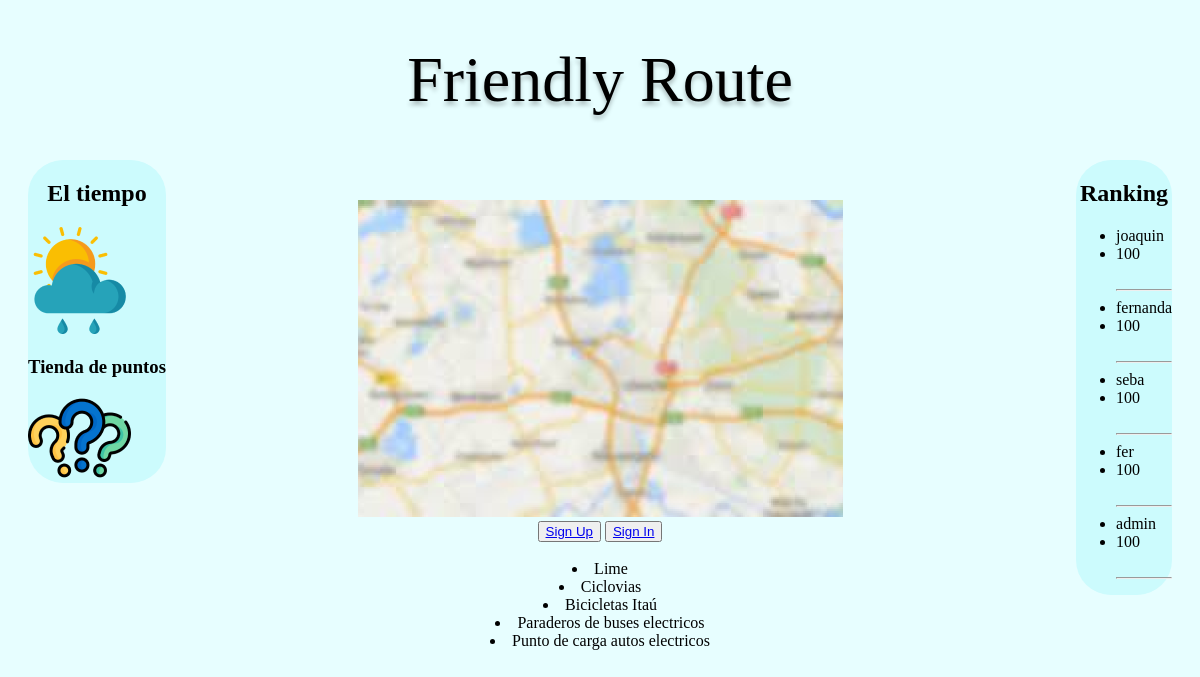
Before: / with the older database file.
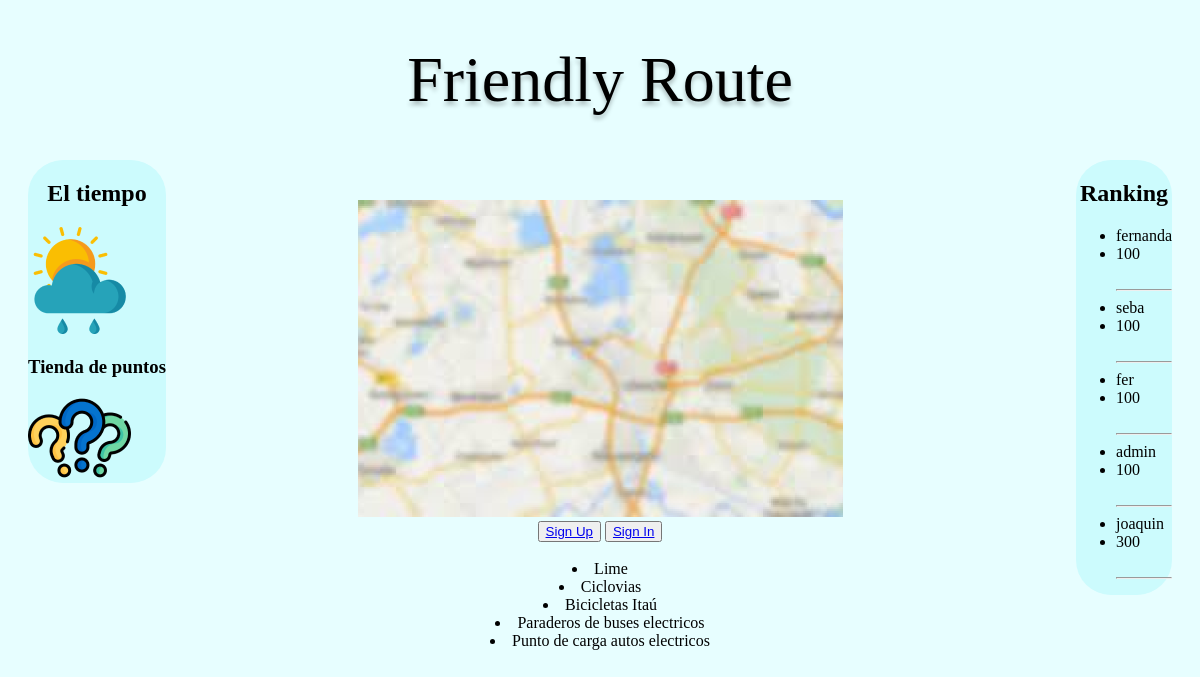
After: the same page with the newer database file.
### Intro/models.py (models this page shows)
class CustomUser(AbstractUser):
    puntos = models.PositiveIntegerField(default=100)

### Intro/views.py (the view)
# urls.py: path('', views.home, name='home'),
def home(request):
    usuarios = CustomUser.objects.all().order_by("puntos")
    print(usuarios)
    return render(request, 'home.html', {'usuarios': usuarios})

### Intro/templates/home.html (shortened to what this page needs)
{% load static %}
<!DOCTYPE html>
<html lang="es">
<head>
    <link rel = "stylesheet" href = "/static/css/home.css"/>
</head>
<body>
    <h1 class ="Titulo">Friendly Route</h1>
    <div class="bloque1">
        <h2 style="text-align: center;">El tiempo</h2>
        <img src="static/images/Rectangle_3.png" alt="">
        <h3 style="text-align: center;"> Tienda de puntos</h3>
        <img src="static/images/Rectangle_4.png" alt="">
    </div>
    <div class="bloque2">
        <h2 style="text-align: center;">Ranking</h2>
        <ul>
            {% for item in usuarios %}
            <li>{{ item.username }}</li>
            <li>{{ item.puntos }}</li>
            <br><hr>
            {% endfor %}
        </ul>
    </div>
    {% if user.is_authenticated %}
    <div class="bloque3">
        <link rel="stylesheet" type="text/css" href="https://unpkg.com/leaflet/dist/leaflet.css"/>
        <script src="https://unpkg.com/leaflet/dist/leaflet.js"></script>
        <link rel="stylesheet" type="text/css" href="/static/css/mapa.css">
        <div id="map"></div>
        <script src="/static/js/mapa.js"></script>
        <br>
        <button type="submit"> <a href="/signout">Sign Out</a></button>
        <li>
            Que gusto verte denuevo!!
            <button type="submit"><a href="/perfil">{{ user.username }}</a></button>
        </li>
        <div class="row d-flex justify-content-center align-items-center h-100">
            <div class="col-12 col-md-8 col-lg-6 col-xl-5">
              <div class="card bg-info text-white" style="border-radius: 1rem;">
                <div class="card-body p-4 text-center">
                    <BR clear="left">
                        <div class="row d-flex justify-content align-items>
                            <ul2 class="Lista_2">
                                <li>Lime</li>
                                <li>Ciclovias</li>
                                <li>Bicicletas Itaú</li>
                                <li>Paraderos de buses electricos</li>
                                <li>Punto de carga autos electricos</li>
                            </ul2>
                        </div>
                    <BR>
                </div>
              </div>
            </div>
    </div>
    {% else %}
    <div align="center">
        <div class="blurry">
            <img src="static/images/Rectangle_2.png" alt="">
            <div>
                <button type="submit"> <a href="/signup">Sign Up</a></button>
                <button type="submit"> <a href="/accounts/login">Sign In</a></button>
                <div class="row d-flex justify-content-center align-items-center h-100">
                    <div class="col-12 col-md-8 col-lg-6 col-xl-5">
                      <div class="card bg-info text-white" style="border-radius: 1rem;">
                        <div class="card-body p-4 text-center">
                            <BR clear="align-items-center"">
                                <div class="row d-flex justify-content align-items>
                                    <ul2 class="Lista_2">
                                        <li>Lime</li>
                                        <li>Ciclovias</li>
                                        <li>Bicicletas Itaú</li>
                                        <li>Paraderos de buses electricos</li>
                                        <li>Punto de carga autos electricos</li>
                                </div>
                            <BR>
                        </div>
                      </div>
                    </div>
            </div>
        </div>
    </div>
    {% endif %}
</body>
</html>

Changed rows visible on the page:
changed CustomUser "joaquin": puntos "100" → "300"; moves down the list
